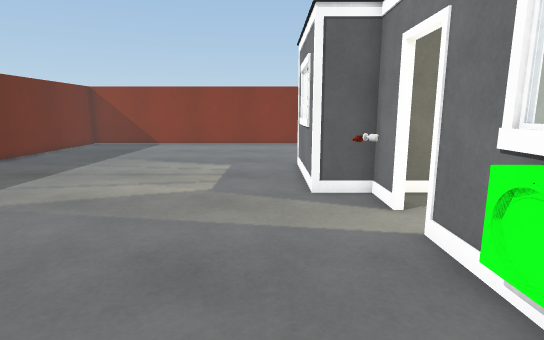
view 1 (above)

15 first-person views from a walk through a Unity game level. The camera is 1.2 m above the floor, tilts 10° down and sees 80° across. The floor is counted in squares, 0.5 m on a side. Each view is taken from the middle of a square. On the plan, view 1 faces up. The plan holds only what a view shows up to about 20 squares ahead; the rest is blank. The place goes on beyond the plan. The player is left out. Some surface patterns are stand-ins.

view 2
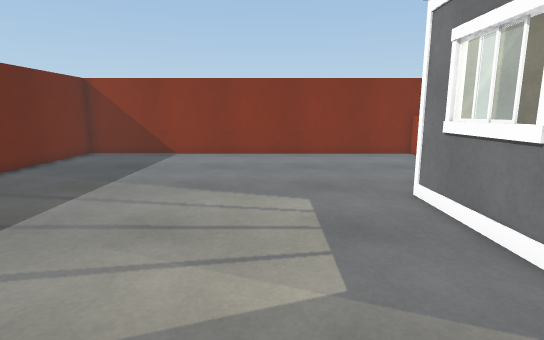

view 3
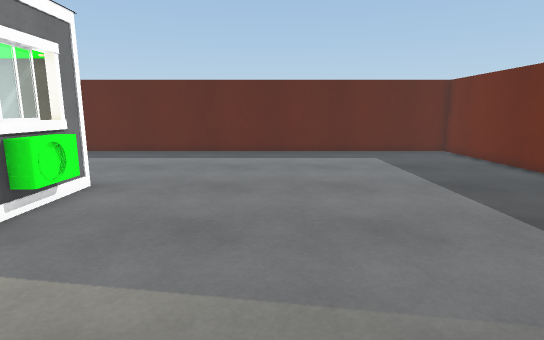

view 4
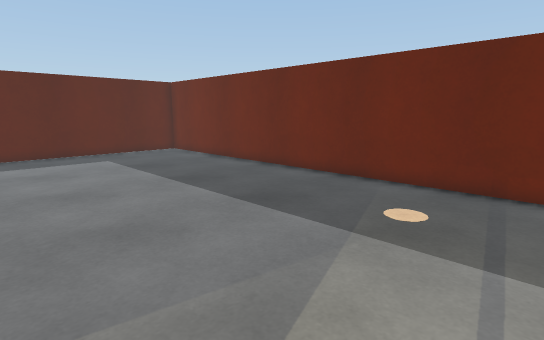

view 5
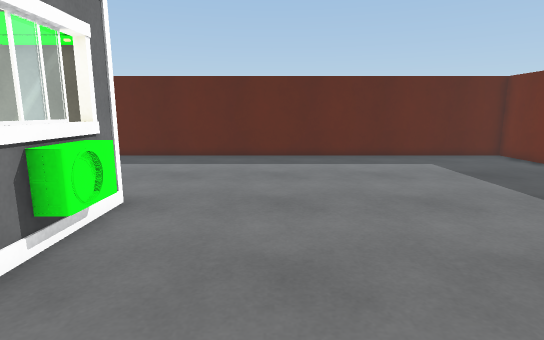

view 6
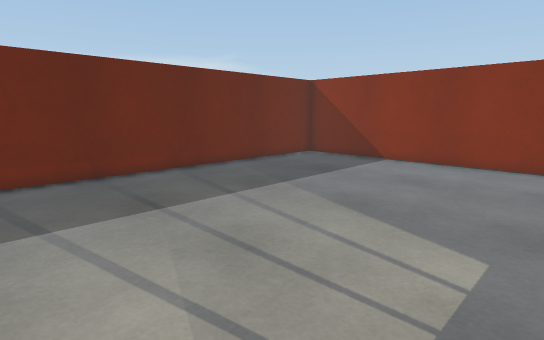

view 7
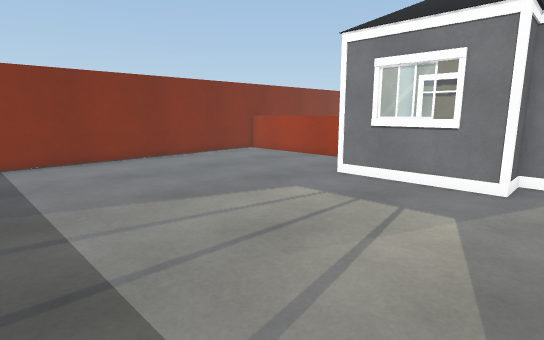

view 8
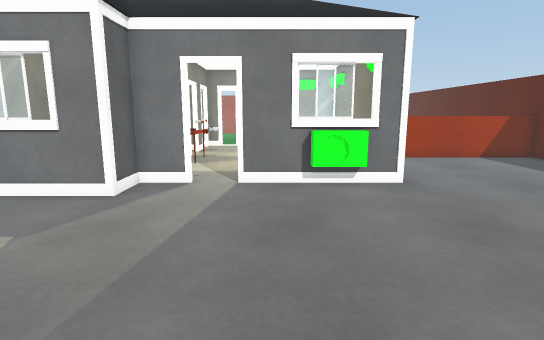

view 9
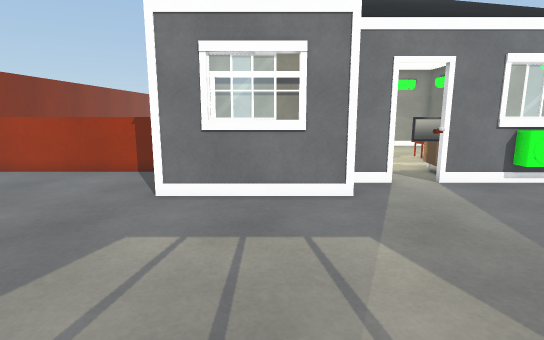

view 10
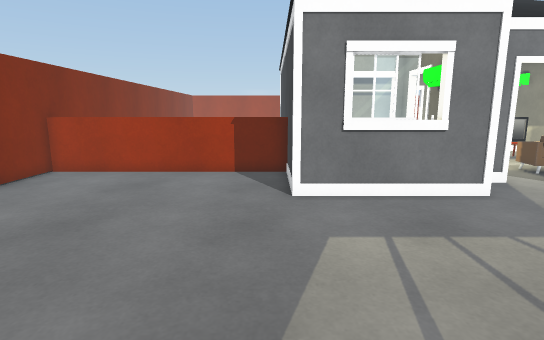

view 11
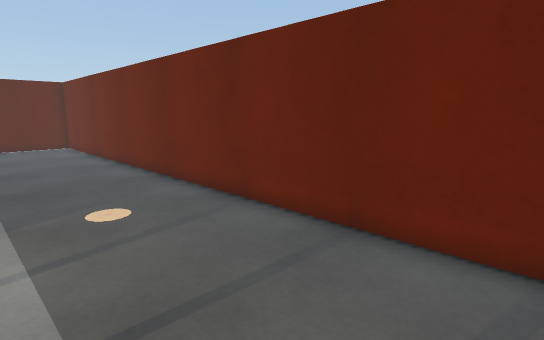

view 12
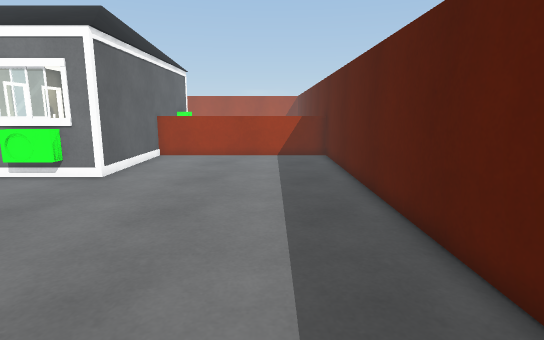

view 13
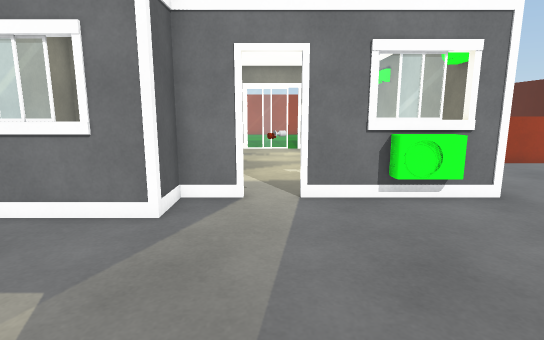

view 14
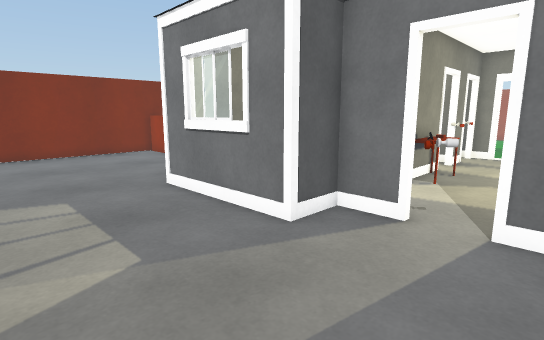

view 15
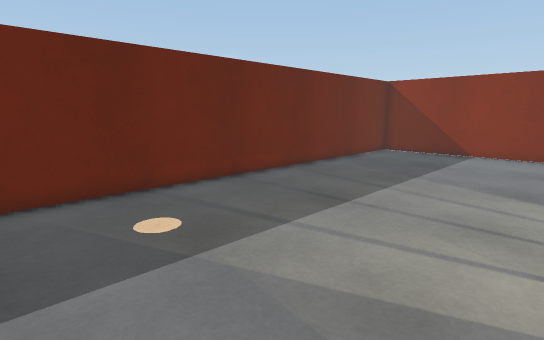

### Floor plan
Key: @ floor where view 1 was taken; # wall or solid block; . floor; = window, fence, low wall or low ledge; H house; T table; S sofa; O other object.
Columns run from 14 left of view 1 to 11 right of it. Each row starts with its distance up from view 1.
 25 ##########################
 24 #..................=
 23 #..................=
 22 #..................=
 21 #..................=
 20 #..................=
 19 #..................=
 18 #..................=
 17 #..................=
 16 #..................=
 15 #..............###########
 14 #..............H       #
 13 #..............HH
 12 #..............HH
 11 #..............H       #
 10 #..............###########
  9 #................# .. TTT
  8 #................#.......
  7 #...............O........
  6 #................# ......
  5 #................# SS....
  4 #................H S....O
  3 #...............OO      O
  2 #...............OH      O
  1 #................#########
  0 #.............@..#HHHHHH##
 -1 #...................... #
 -2 #...................... #
 -3 #......................#
 -4 #......................#
 -5 #......................#
 -6 #......................#
 -7 #......................#
 -8 #......................#
 -9 ########################

Positions as (right, up) in squares from view 1, and headings:
1: (0, 0), facing up
2: (-3, 6), facing up
3: (-3, 11), facing down
4: (-3, 11), facing down-left
5: (-1, 9), facing down
6: (-1, 9), facing up-left
7: (-10, 8), facing up-right
8: (-8, 5), facing right
9: (-8, 12), facing right
10: (-8, 16), facing right
11: (-8, 16), facing down-left
12: (-9, -6), facing right
13: (-6, 7), facing right
14: (-4, 5), facing up-right
15: (-4, 5), facing up-left
